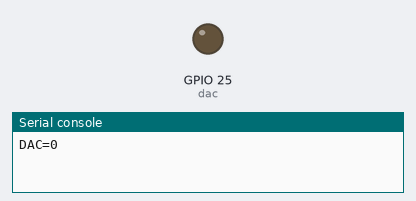
Bench run of a program on a simulated ESP32 board running MicroPython. Parts: output pins drawn as LEDs (lit = HIGH), the last lines printed to the serial console.

Above: at 0.05 s.
At 2.5 s:
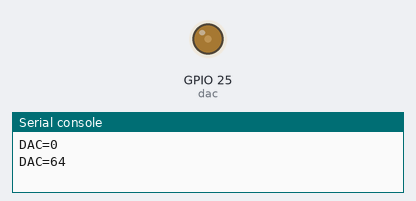
At 5.0 s:
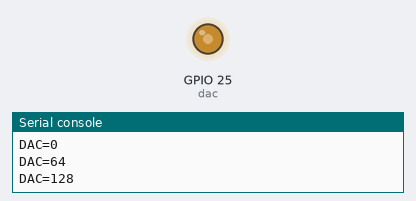
At 10.0 s:
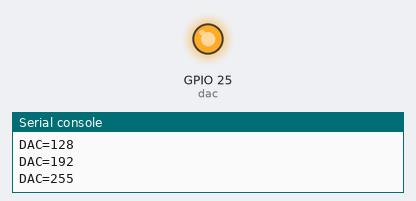
Timing chart, 0 to 13.0 s (numbered marks = the images above):
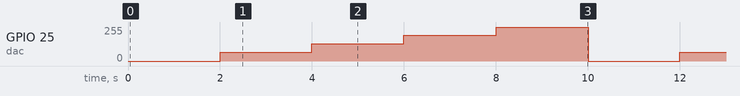

The program:

main.py
```python
from machine import DAC, Pin
from time import ticks_ms, ticks_diff, sleep_ms

dac = DAC(Pin(25))
levels = (0, 64, 128, 192, 255)
index_level = 0


def show_level():
    code = levels[index_level]
    dac.write(code)
    print('DAC=%d' % code)  # Codice, non tensione misurata.


show_level()
last_change = ticks_ms()
while True:
    now = ticks_ms()
    if ticks_diff(now, last_change) >= 2000:
        last_change = now
        index_level = (index_level + 1) % len(levels)
        show_level()
    sleep_ms(1)
```

Measured:
- by itself, GPIO 25 (dac): repeats every 10.0 s: 128/255 2.0 s, 192/255 2.0 s, 255/255 2.0 s, 0/255 2.0 s, 64/255 2.0 s
